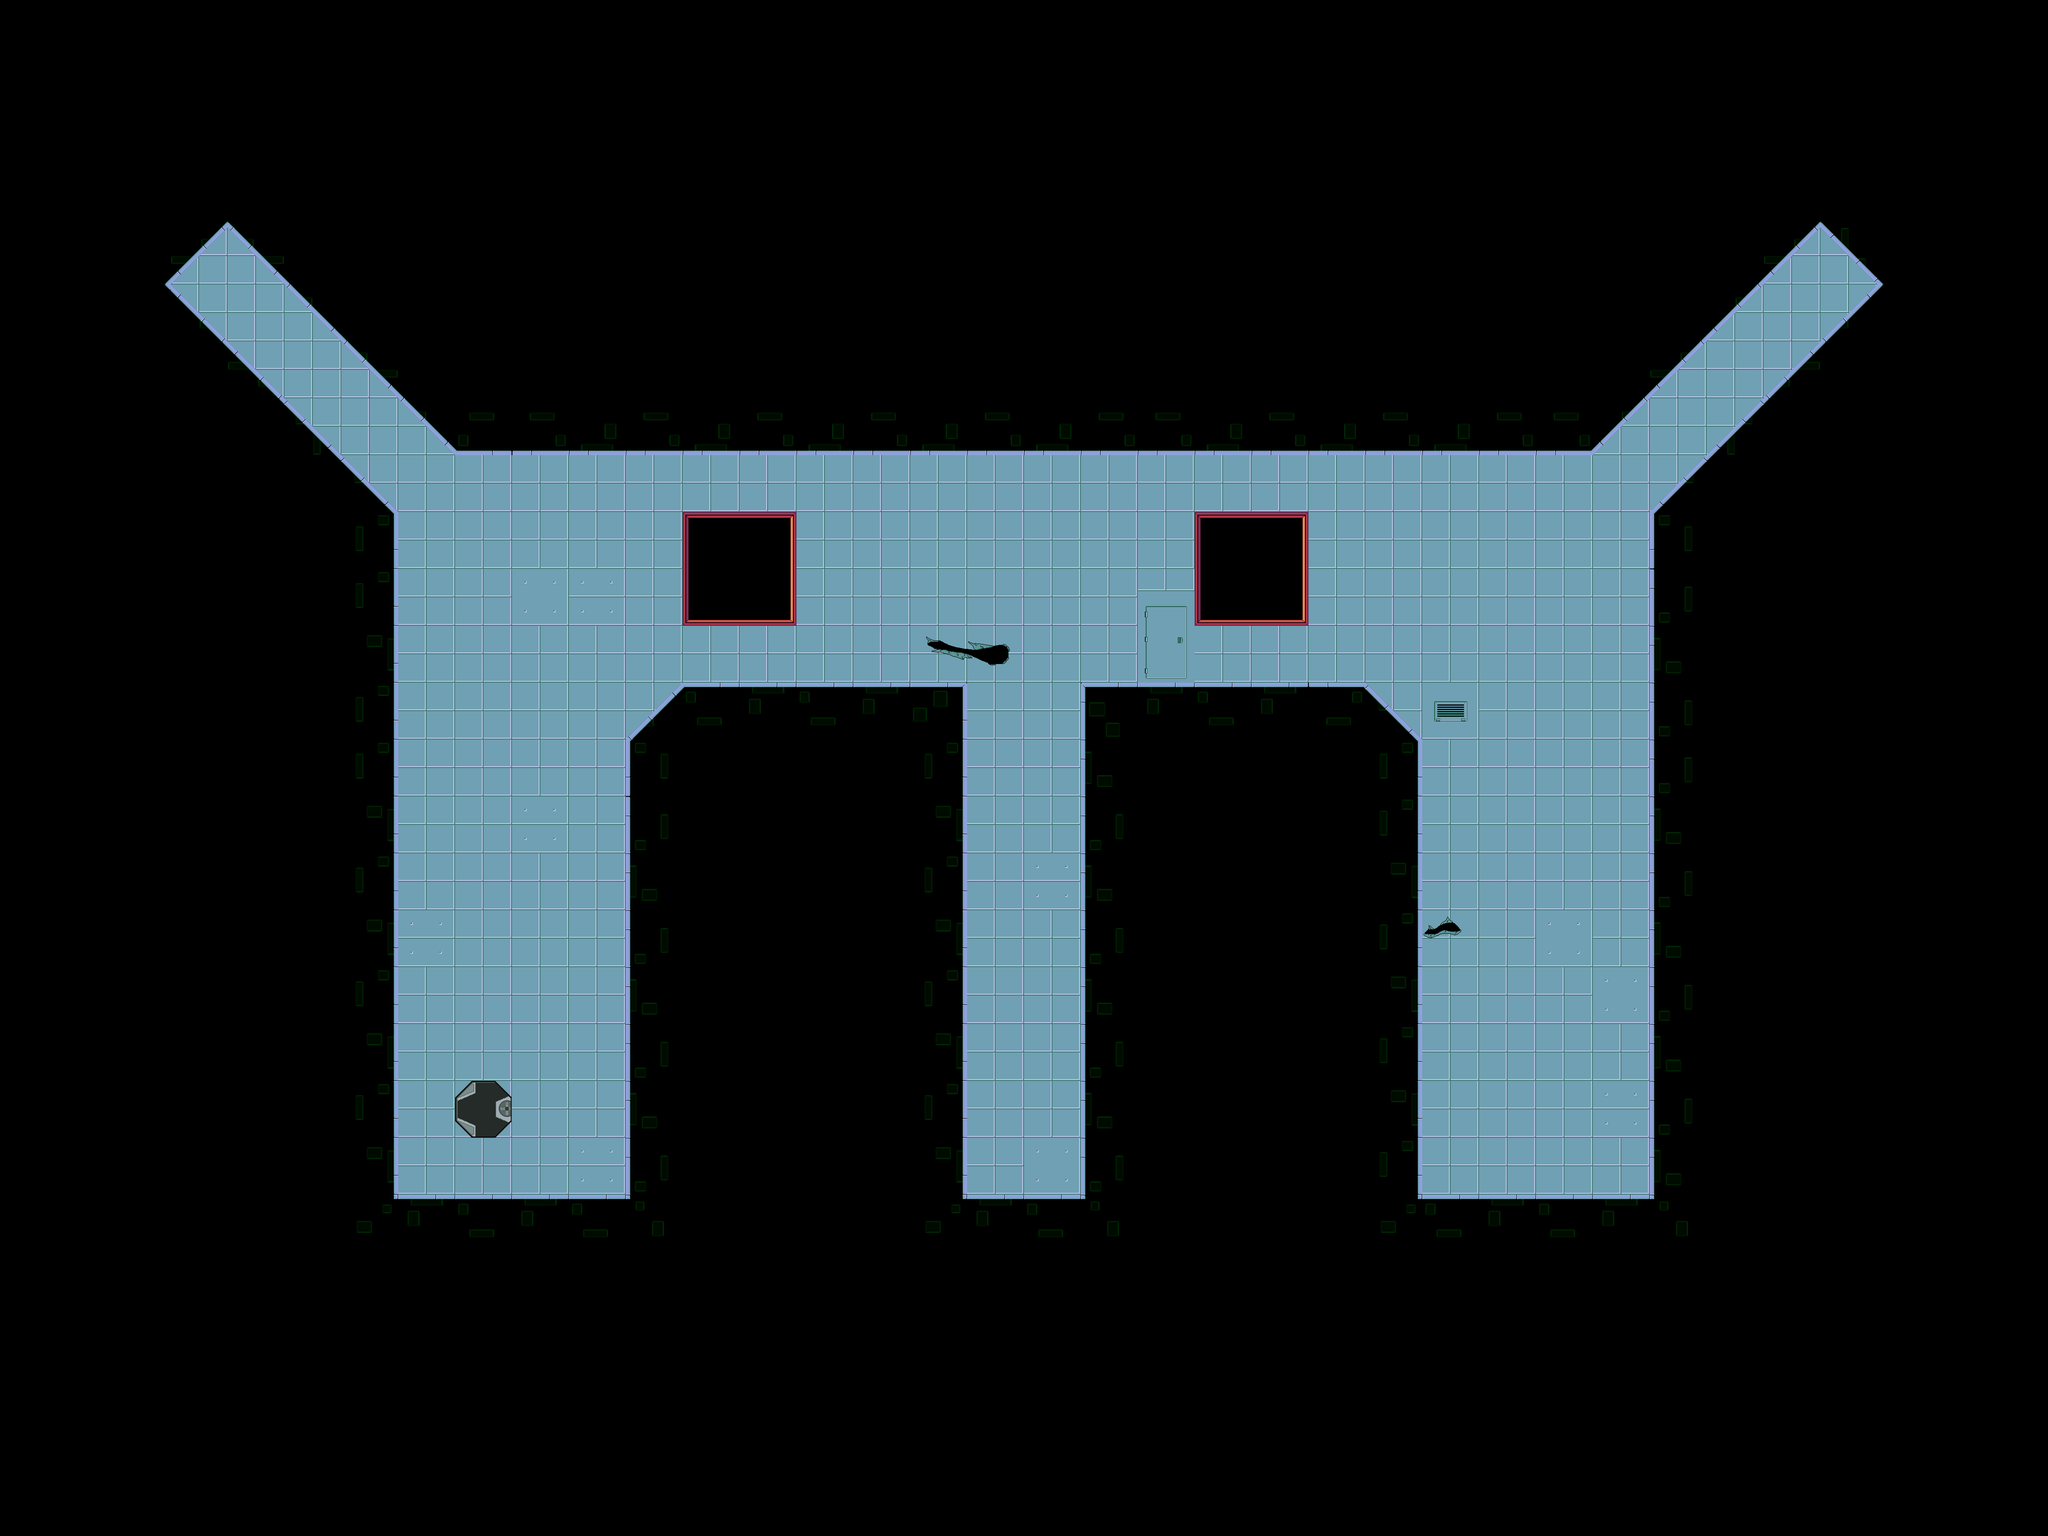

Tiled map render using the project's own tile images. Description and the map definition, with tile-layer contents summarised, below:
An orthogonal 36x27 tile map with 128x128 px tiles, 3 tile layers (Background, Calque 2, Walls), 4 tilesets and 33 objects (3x Revolving, 3x LinearLight, 3x Light, 3x Upgrade, 2x ConeLight, ...).

<map version="1.0" orientation="orthogonal" renderorder="right-down" width="36" height="27" tilewidth="128" tileheight="128" nextobjectid="45">
 <properties>
  <property name="Ambiant Light Min" value="0.42" />
 </properties>
 <tileset firstgid="1" name="Floor_blue" tilewidth="128" tileheight="128" spacing="2" margin="1" tilecount="36" columns="6">
  <image source="Tilesets/Floor_blue.png" width="780" height="780" />
 </tileset>
 <tileset firstgid="37" name="Room_blue" tilewidth="128" tileheight="128" spacing="2" margin="1" tilecount="81" columns="9">
  <image source="Tilesets/Room_blue.png" width="1170" height="1170" />
 </tileset>
 <tileset firstgid="118" name="Pipes" tilewidth="128" tileheight="128" spacing="2" margin="1" tilecount="36" columns="6">
  <image source="Tilesets/Pipes.png" width="780" height="780" />
 </tileset>
 <tileset firstgid="154" name="Items" tilewidth="128" tileheight="128" spacing="2" margin="1" tilecount="8" columns="4">
  <image source="Tilesets/Items.png" width="520" height="260" />
 </tileset>
 <layer name="Background" width="36" height="27">
  <data>[972 cells, 204 non-empty, 13 distinct tile ids]</data>
 </layer>
 <layer name="Calque 2" width="36" height="27">
  <data>[972 cells, 1 non-empty, 1 distinct tile ids]</data>
 </layer>
 <layer name="Walls" width="36" height="27">
  <data>[972 cells, 788 non-empty, 9 distinct tile ids]</data>
 </layer>
 <objectgroup name="Objects">
  <object id="6" type="Exit" x="3328" y="2432" width="128" height="128" />
  <object id="7" type="Revolving" x="2336" y="1037" width="512" height="64" rotation="90">
   <properties>
    <property name="Speed" type="float" value="-168" />
   </properties>
  </object>
  <object id="8" x="1408" y="1664" width="768" height="1024" />
  <object id="9" x="2432" y="1664" width="768" height="1024" />
  <object id="10" x="768" y="2688" width="3072" height="128" />
  <object id="11" x="1024" y="896" width="2560" height="128" />
  <object id="12" x="768" y="1152" width="128" height="1536" />
  <object id="13" x="3712" y="1152" width="128" height="1536" />
  <object id="14" type="LinearLight" x="2176" y="2687">
   <properties>
    <property name="Color" value="0.85,0.1,0.1,1" />
    <property name="Direction" value="1" />
    <property name="Distance" type="float" value="150" />
    <property name="Pulse" value="4" />
   </properties>
   <polyline points="0,0 256,0" />
  </object>
  <object id="15" type="ConeLight" x="1472" y="1600">
   <properties>
    <property name="Angle" type="float" value="33" />
    <property name="Color" value="1,1,1,0.72" />
    <property name="Distance" type="float" value="28" />
   </properties>
   <polyline points="0,0 -32,-32" />
  </object>
  <object id="16" type="ConeLight" x="3136" y="1600">
   <properties>
    <property name="Angle" type="float" value="33" />
    <property name="Color" value="1,1,1,0.72" />
    <property name="Distance" type="float" value="28" />
   </properties>
   <polyline points="0,0 32,-32" />
  </object>
  <object id="17" type="Light" x="1056" y="1472" width="128" height="128" rotation="71.0628">
   <properties>
    <property name="Impulse" type="bool" value="true" />
    <property name="Texture" value="CrateSpace1" />
    <property name="Weight" type="float" value="18" />
   </properties>
  </object>
  <object id="18" type="Light" x="1120" y="1920" width="192" height="96" rotation="-10.7349">
   <properties>
    <property name="Impulse" type="bool" value="true" />
    <property name="Texture" value="CrateSpace2" />
    <property name="Weight" type="float" value="9" />
   </properties>
  </object>
  <object id="19" type="Light" x="3488" y="1952" width="192" height="96" rotation="-84.3459">
   <properties>
    <property name="Impulse" type="bool" value="true" />
    <property name="Texture" value="CrateSpace2" />
    <property name="Weight" type="float" value="9" />
   </properties>
  </object>
  <object id="20" x="1536" y="1536" width="640" height="128" />
  <object id="21" x="1408" y="1664">
   <polygon points="0,0 128,0 128,-128" />
  </object>
  <object id="23" x="2432" y="1536" width="640" height="128" />
  <object id="24" x="3072" y="1536">
   <polygon points="0,0 0,128 128,128" />
  </object>
  <object id="25" x="3584" y="896">
   <polygon points="0,0 0,128 512,-384 512,-512" />
  </object>
  <object id="26" x="3712" y="1152">
   <polygon points="0,0 128,0 640,-512 512,-512" />
  </object>
  <object id="31" x="512" y="384">
   <polygon points="0,0 512,512 512,640 0,128" />
  </object>
  <object id="32" x="256" y="640">
   <polygon points="0,0 128,0 640,512 512,512" />
  </object>
  <object id="40" x="256" y="640">
   <polygon points="0,0 128,0 256,-128 256,-256" />
  </object>
  <object id="41" type="LinearLight" x="385" y="641">
   <properties>
    <property name="Color" value="0.1,.85,.1,1" />
    <property name="Distance" type="float" value="85" />
   </properties>
   <polyline points="0,0 128,-128" />
  </object>
  <object id="42" x="4096" y="384">
   <polygon points="0,0 256,256 128,256 0,128" />
  </object>
  <object id="43" type="LinearLight" x="4095" y="513">
   <properties>
    <property name="Color" value=".1,.1,.85,1" />
    <property name="Distance" type="float" value="85" />
   </properties>
   <polyline points="0,0 128,128" />
  </object>
  <object id="36" type="Revolving" x="1040" y="1039" width="226" height="32" rotation="90">
   <properties>
    <property name="Speed" type="float" value="120" />
   </properties>
  </object>
  <object id="37" type="Revolving" x="3600" y="1039" width="226" height="32" rotation="90">
   <properties>
    <property name="Speed" type="float" value="-120" />
   </properties>
  </object>
  <object id="44" type="Camera" x="3392" y="2496">
   <polyline points="0,0 0,-1216 -2304,-1216 -2304,0" />
  </object>
 </objectgroup>
 <objectgroup name="Spawn">
  <object id="1" name="Tom" gid="159" x="1024" y="2560" width="128" height="128" />
  <object id="2" type="Upgrade" gid="157" x="2240" y="2624" width="128" height="128">
   <properties>
    <property name="ID" value="2" />
   </properties>
  </object>
  <object id="34" type="Upgrade" gid="157" x="448" y="704" width="128" height="128">
   <properties>
    <property name="ID" value="1" />
   </properties>
  </object>
  <object id="35" type="Upgrade" gid="157" x="4032" y="704" width="128" height="128">
   <properties>
    <property name="ID" value="3" />
   </properties>
  </object>
 </objectgroup>
</map>